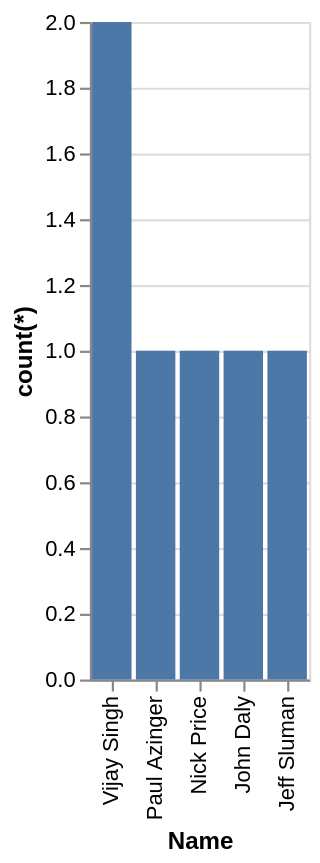

The Vega-Lite source for this figure:
### Vega-Lite specification from a JSON file in a GitHub repository (floating-point values rounded to 4 significant figures)
{"data": {"values": [{"x_data": "Vijay Singh", "y_data": 2}, {"x_data": "Paul Azinger", "y_data": 1}, {"x_data": "Nick Price", "y_data": 1}, {"x_data": "John Daly", "y_data": 1}, {"x_data": "Jeff Sluman", "y_data": 1}]}, "mark": "bar", "encoding": {"x": {"field": "x_data", "type": "nominal", "title": "Name", "sort": "descending"}, "y": {"field": "y_data", "type": "quantitative", "title": "count(*)"}}}
